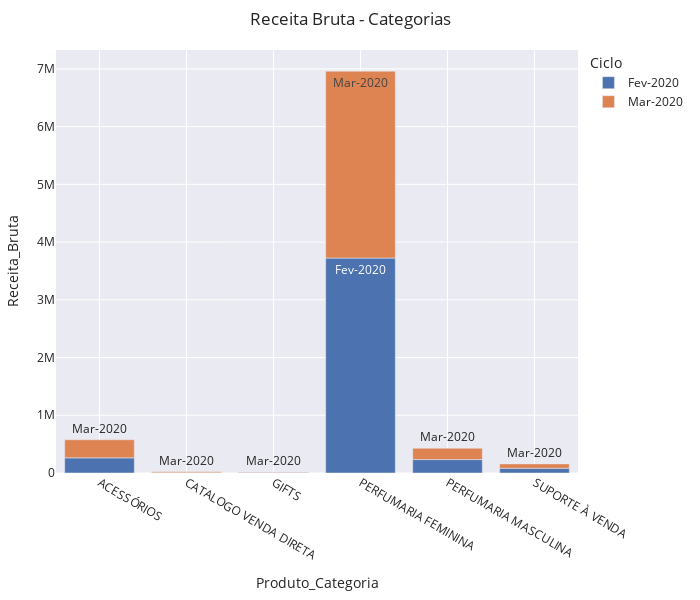

Here is the notebook cell this chart was saved with:
### Markdown cell above
## Analise da categoria

### Code cell
categoria = base.groupby(['Produto_Categoria', 'Ciclo']).\
    agg({'Receita_Bruta':'sum', 'Receita_Liquida':'sum', \
        'Desconto':'sum', 'Pedido_Valor_Volume':'sum', 'z_Numero_de_Pedidos':'max'}).round(3).reset_index().\
    rename(columns={"Pedido_Valor_Volume": "Qtde_itens", 'z_Numero_de_Pedidos': 'Numero_de_Pedidos'})

fig = px.bar(categoria, x="Produto_Categoria", y="Receita_Bruta", \
    text="Ciclo", color="Ciclo", hover_data=['Ciclo', 'Qtde_itens', 'Numero_de_Pedidos'], template="seaborn")

fig.update_layout(
    margin=dict(l=20, r=50, t=50, b=20),
    title = 'Receita Bruta - Categorias',
    width=700, 
    height=600,
    uniformtext_minsize=12, 
    uniformtext_mode='hide',
)
fig.show()

### Figure 1 — Plotly figure (JSON) as saved in the notebook; plotly's stock layout.template omitted (floating-point values rounded to 4 significant figures)
{"data": [{"alignmentgroup": "True", "customdata": [["Fev-2020", 6700, 3], ["Fev-2020", 1620, 3], ["Fev-2020", 360, 4], ["Fev-2020", 25967, 2], ["Fev-2020", 7397, 4], ["Fev-2020", 4592, 3]], "hovertemplate": "Ciclo=%{customdata[0]}<br>Produto_Categoria=%{x}<br>Receita_Bruta=%{y}<br>Qtde_itens=%{customdata[1]}<br>Numero_de_Pedidos=%{customdata[2]}<extra></extra>", "legendgroup": "Fev-2020", "marker": {"color": "rgb(76,114,176)", "pattern": {"shape": ""}}, "name": "Fev-2020", "offsetgroup": "Fev-2020", "orientation": "v", "showlegend": true, "text": ["Fev-2020", "Fev-2020", "Fev-2020", "Fev-2020", "Fev-2020", "Fev-2020"], "textposition": "auto", "type": "bar", "x": ["ACESSÓRIOS", "CATALOGO VENDA DIRETA", "GIFTS", "PERFUMARIA FEMININA", "PERFUMARIA MASCULINA", "SUPORTE À VENDA"], "xaxis": "x", "y": [262100.0, 6237, 8056.0, 3723000.0, 232400.0, 81630.0], "yaxis": "y"}, {"alignmentgroup": "True", "customdata": [["Mar-2020", 10063, 4], ["Mar-2020", 4147, 4], ["Mar-2020", 454, 2], ["Mar-2020", 22536, 3], ["Mar-2020", 5368, 4], ["Mar-2020", 5024, 4]], "hovertemplate": "Ciclo=%{customdata[0]}<br>Produto_Categoria=%{x}<br>Receita_Bruta=%{y}<br>Qtde_itens=%{customdata[1]}<br>Numero_de_Pedidos=%{customdata[2]}<extra></extra>", "legendgroup": "Mar-2020", "marker": {"color": "rgb(221,132,82)", "pattern": {"shape": ""}}, "name": "Mar-2020", "offsetgroup": "Mar-2020", "orientation": "v", "showlegend": true, "text": ["Mar-2020", "Mar-2020", "Mar-2020", "Mar-2020", "Mar-2020", "Mar-2020"], "textposition": "auto", "type": "bar", "x": ["ACESSÓRIOS", "CATALOGO VENDA DIRETA", "GIFTS", "PERFUMARIA FEMININA", "PERFUMARIA MASCULINA", "SUPORTE À VENDA"], "xaxis": "x", "y": [313700.0, 15960.0, 10040.0, 3238000.0, 196600.0, 75900.0], "yaxis": "y"}], "layout": {"barmode": "relative", "height": 600, "legend": {"title": {"text": "Ciclo"}, "tracegroupgap": 0}, "margin": {"b": 20, "l": 20, "r": 50, "t": 50}, "title": {"text": "Receita Bruta - Categorias"}, "uniformtext": {"minsize": 12, "mode": "hide"}, "width": 700, "xaxis": {"anchor": "y", "domain": [0, 1], "title": {"text": "Produto_Categoria"}}, "yaxis": {"anchor": "x", "domain": [0, 1], "title": {"text": "Receita_Bruta"}}}}
